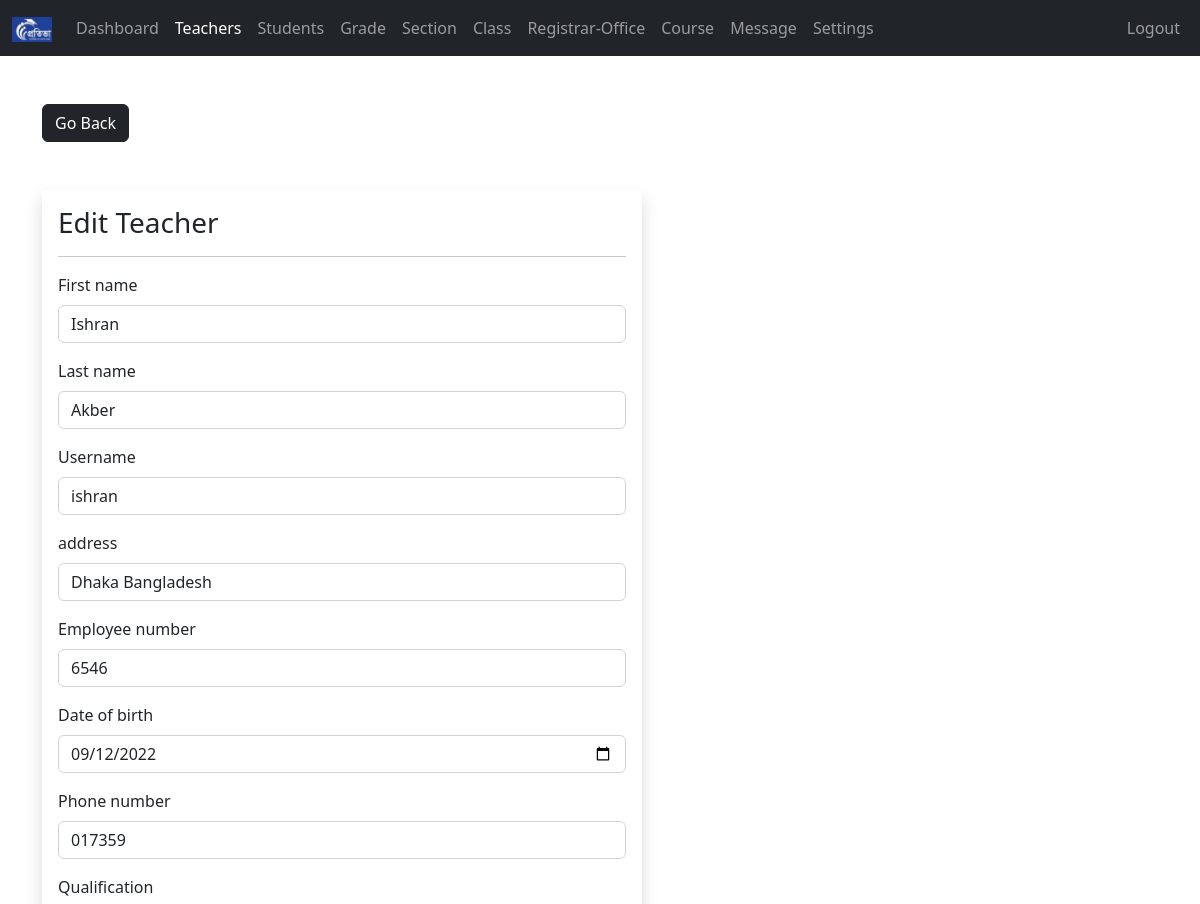
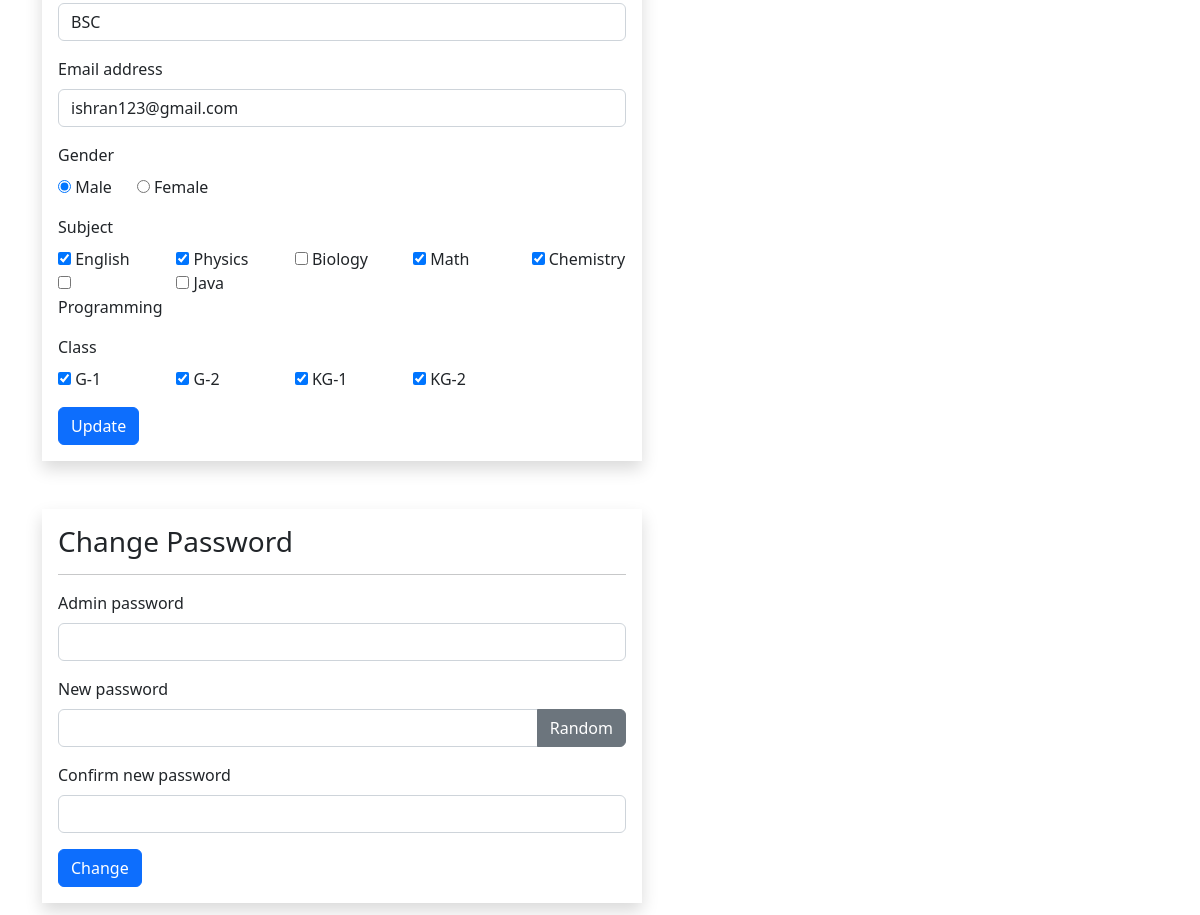
Page /admin/teacher-edit.php?teacher_id=1 (signed in) on the committed database (2 pictures, top to bottom).
### tables this page shows
CREATE TABLE `teachers` (
  `teacher_id` int(11) NOT NULL,
  `username` varchar(127) NOT NULL,
  `password` varchar(255) NOT NULL,
  `class` varchar(31) NOT NULL,
  `fname` varchar(127) NOT NULL,
  `lname` varchar(127) NOT NULL,
  `subjects` varchar(31) NOT NULL,
  `address` varchar(31) NOT NULL,
  `employee_number` int(11) NOT NULL,
  `date_of_birth` date DEFAULT NULL,
  `phone_number` varchar(31) NOT NULL,
  `qualification` varchar(127) NOT NULL,
  `gender` varchar(7) NOT NULL,
  `email_address` varchar(255) NOT NULL,
  `date_of_joined` datetime NOT NULL DEFAULT current_timestamp()
);

CREATE TABLE `class` (
  `class_id` int(11) NOT NULL,
  `grade` int(11) NOT NULL,
  `section` int(11) NOT NULL
);

CREATE TABLE `subjects` (
  `subject_id` int(11) NOT NULL,
  `subject` varchar(31) NOT NULL,
  `subject_code` varchar(31) NOT NULL,
  `grade` int(11) NOT NULL
);

CREATE TABLE `grades` (
  `grade_id` int(11) NOT NULL,
  `grade` varchar(31) NOT NULL,
  `grade_code` varchar(7) NOT NULL
);

### admin/data/teacher.php (called while the page is built, shortened)
<?php
function getTeacherById($teacher_id, $conn){
  $sql = "SELECT * FROM teachers
          WHERE teacher_id=?";
  $stmt = $conn->prepare($sql);
  $stmt->execute([$teacher_id]);
  if ($stmt->rowCount() == 1) {
    $teacher = $stmt->fetch();
    return $teacher;
  }else {
  return 0;
  }
}

### admin/data/subject.php (called while the page is built, shortened)
<?php
function getAllSubjects($conn){
  $sql = "SELECT * FROM subjects";
  $stmt = $conn->prepare($sql);
  $stmt->execute();
  if ($stmt->rowCount() >= 1) {
    $subjects = $stmt->fetchAll();
    return $subjects;
  }else {
  return 0;
  }
}
?>

### admin/data/class.php (called while the page is built, shortened)
<?php
function getAllClasses($conn){
  $sql = "SELECT * FROM class";
  $stmt = $conn->prepare($sql);
  $stmt->execute();
  if ($stmt->rowCount() >= 1) {
    $classes = $stmt->fetchAll();
    return $classes;
  }else {
    return 0;
  }
}

### admin/data/grade.php (called while the page is built, shortened)
<?php
function getGradeById($grade_id, $conn){
  $sql = "SELECT * FROM grades
          WHERE grade_id=?";
  $stmt = $conn->prepare($sql);
  $stmt->execute([$grade_id]);
  if ($stmt->rowCount() == 1) {
    $grade = $stmt->fetch();
    return $grade;
  }else {
    return 0;
  }
}

### admin/teacher-edit.php (the view, shortened to what this page needs)
<?php
if (isset($_SESSION['admin_id']) &&
  isset($_SESSION['role'])     &&
  isset($_GET['teacher_id'])) {
  if ($_SESSION['role'] == 'Admin') {
      include "../DB_connection.php";
      include "data/subject.php";
      include "data/grade.php";
      include "data/section.php";
      include "data/class.php";
      include "data/teacher.php";
      $subjects = getAllSubjects($conn);
      $classes  = getAllClasses($conn);
      $teacher_id = $_GET['teacher_id'];
      $teacher = getTeacherById($teacher_id, $conn);
?>
<!DOCTYPE html>
<html lang="en">
<head>
<link rel="stylesheet" href="https://cdn.jsdelivr.net/npm/bootstrap@5.2.0/dist/css/bootstrap.min.css">
<link rel="stylesheet" href="../css/style.css">
<link rel="stylesheet" href="https://cdnjs.cloudflare.com/ajax/libs/font-awesome/4.7.0/css/font-awesome.min.css">
</head>
<body>
  <?php
      include "inc/navbar.php";
    ?>
    <div class="container mt-5">
      <a href="teacher.php"
          class="btn btn-dark">Go Back</a>
      <form method="post"
            class="shadow p-3 mt-5 form-w"
            action="req/teacher-edit.php">
      <h3>Edit Teacher</h3><hr>
      <div class="mb-3">
        <label class="form-label">First name</label>
        <input type="text"
                class="form-control"
                value="<?=$teacher['fname']?>"
                name="fname">
      </div>
      <div class="mb-3">
        <label class="form-label">Last name</label>
        <input type="text"
                class="form-control"
                value="<?=$teacher['lname']?>"
                name="lname">
      </div>
      <div class="mb-3">
        <label class="form-label">Username</label>
        <input type="text"
                class="form-control"
                value="<?=$teacher['username']?>"
                name="username">
      </div>
      <div class="mb-3">
        <label class="form-label">address</label>
        <input type="text"
                class="form-control"
                value="<?=$teacher['address']?>"
                name="address">
      </div>
      <div class="mb-3">
        <label class="form-label">Employee number</label>
        <input type="text"
                class="form-control"
                value="<?=$teacher['employee_number']?>"
                name="employee_number">
      </div>
      <div class="mb-3">
        <label class="form-label">Date of birth</label>
        <input type="date"
                class="form-control"
                value="<?=$teacher['date_of_birth']?>"
                name="date_of_birth">
      </div>
      <div class="mb-3">
        <label class="form-label">Phone number</label>
        <input type="text"
                class="form-control"
                value="<?=$teacher['phone_number']?>"
                name="phone_number">
      </div>
      <div class="mb-3">
        <label class="form-label">Qualification</label>
        <input type="text"
                class="form-control"
                value="<?=$teacher['qualification']?>"
                name="qualification">
      </div>
      <div class="mb-3">
        <label class="form-label">Email address</label>
        <input type="text"
                class="form-control"
                value="<?=$teacher['email_address']?>"
                name="email_address">
      </div>
      <div class="mb-3">
        <label class="form-label">Gender</label><br>
        <input type="radio"
                value="Male"
                <?php if($teacher['gender'] == 'Male') echo 'checked';  ?>
                name="gender"> Male
                &nbsp;&nbsp;&nbsp;&nbsp;
        <input type="radio"
                value="Female"
                <?php if($teacher['gender'] == 'Female') echo 'checked';  ?>
                name="gender"> Female
      </div>
      <div class="mb-3">
        <label class="form-label">Subject</label>
        <div class="row row-cols-5">
          <?php
          $subject_ids = str_split(trim($teacher['subjects']));
          foreach ($subjects as $subject){
            $checked =0;
            foreach ($subject_ids as $subject_id ) {
              if ($subject_id == $subject['subject_id']) {
                  $checked =1;
              }
            }
          ?>
          <div class="col">
            <input type="checkbox"
                    name="subjects[]"
                    <?php if($checked) echo "checked"; ?>
                    value="<?=$subject['subject_id']?>">
                    <?=$subject['subject']?>
          </div>
          <?php } ?>
        </div>
      </div>
      <div class="mb-3">
        <label class="form-label">Class</label>
        <div class="row row-cols-5">
          <?php
          $class_ids = str_split(trim($teacher['class']));
          foreach ($classes as $class){
            $checked =0;
            foreach ($class_ids as $class_id ) {
              if ($class_id == $class['class_id']) {
                  $checked =1;
              }
            }
            $grade = getGradeById($class['class_id'], $conn);
          ?>
          <div class="col">
            <input type="checkbox"
                    name="classes[]"
                    <?php if($checked) echo "checked"; ?>
                    value="<?=$grade['grade_id']?>">
                    <?=$grade['grade_code']?>-<?=$grade['grade']?>
          </div>
          <?php } ?>
        </div>
      </div>
    <button type="submit"
            class="btn btn-primary">
            Update</button>
    </form>
    <form method="post"
            class="shadow p-3 my-5 form-w"
            action="req/teacher-change.php"
            id="change_password">
      <h3>Change Password</h3><hr>
      <div class="mb-3">
          <div class="mb-3">
          <label class="form-label">Admin password</label>
              <input type="password"
                      class="form-control"
                      name="admin_pass">
        </div>
          <label class="form-label">New password </label>
          <div class="input-group mb-3">
              <input type="text"
                      class="form-control"
                      name="new_pass"
                      id="passInput">
              <button class="btn btn-secondary"
                      id="gBtn">
                      Random</button>
          </div>
        </div>
        <div class="mb-3">
          <label class="form-label">Confirm new password  </label>
              <input type="text"
                      class="form-control"
                      name="c_new_pass"
                      id="passInput2">
        </div>
        <button type="submit"
            class="btn btn-primary">
            Change</button>
      </form>
    </div>
</body>
</html>
<?php
}else {
  header("Location: teacher.php");
  exit;
}
}else {
header("Location: teacher.php");
exit;
}
?>

### css/style.css (style rules this page uses)
.form-w { max-width: 600px; width: 100%; }

### rows in the picture
teachers: fname "Ishran", lname "Akber", username "ishran", address "Dhaka Bangladesh", employee_number "6546", date_of_birth "09/12/2022", phone_number "017359", qualification "BSC", email_address "ishran123@gmail.com", gender "☑"
subjects: subject "English"
class: section "☑", grade "☑", class_id "☑", grades.grade_code "KG", grades.grade "2"
subjects: subject "Physics"
subjects: subject "Biology"
subjects: subject "Math"
subjects: subject_id "☑", subject "Chemistry"
subjects: subject "Programming"
subjects: subject "Java"
class: grades.grade_code "G", grades.grade "1"
class: grades.grade_code "G", grades.grade "2"
class: class_id "☑", grades.grade_code "KG", grades.grade "1"
